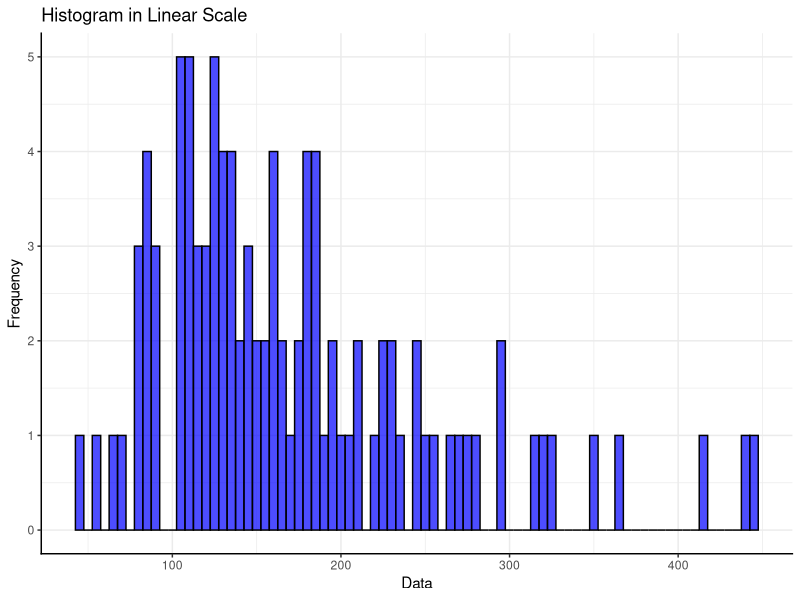
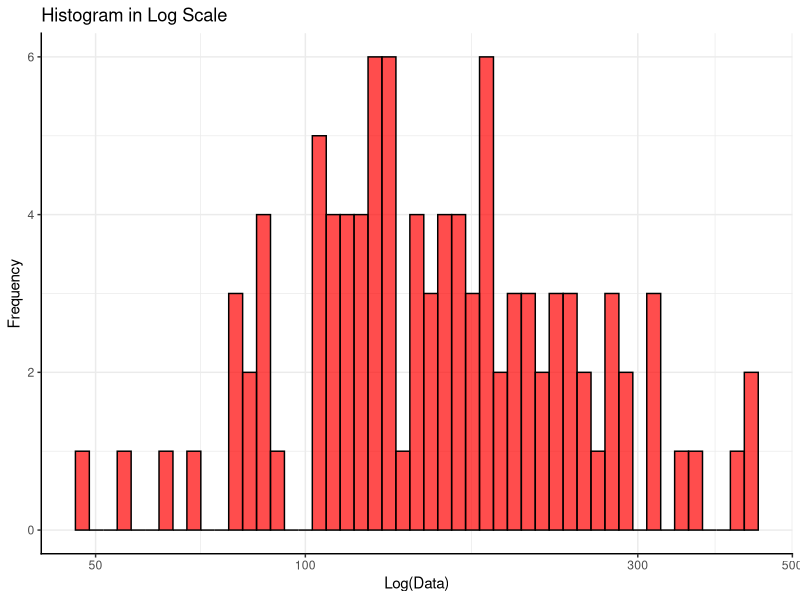
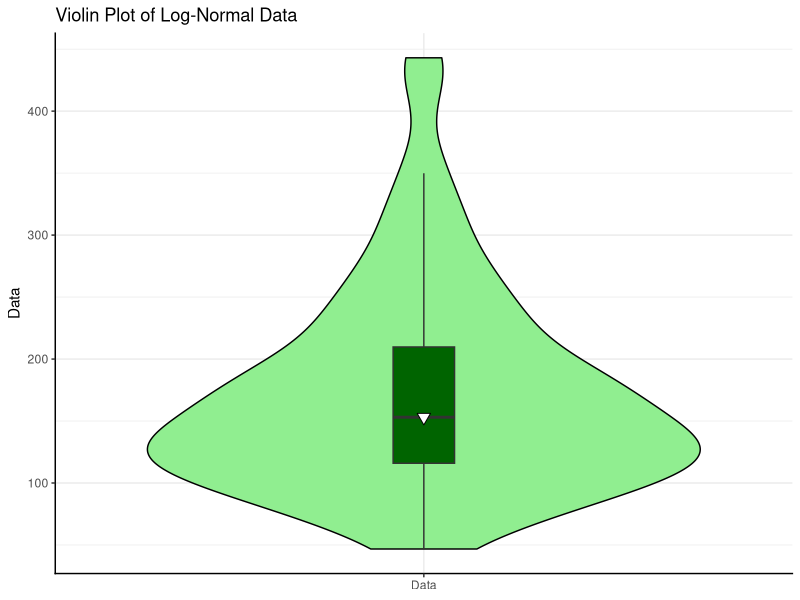

Recreate these plots in R, in order.
## ---- chunk 1
library(ggplot2)
## ---- chunk 2
set.seed(123)
mu = 5
sigma = 0.5

data = rlnorm(100, mu, sigma)

mean = mean(data)
sd = sd(data)
## ---- chunk 3
df = data.frame(data)

ggplot(df, aes(x = data)) +
  geom_histogram(binwidth = 5, fill = "blue", color = "black", alpha = 0.7) +
  labs(x = "Data", y = "Frequency") +
  theme_bw() +
  theme(
    panel.border = element_blank(),
    axis.line = element_line(color = "black", linewidth = 0.5, lineend = "square")
  ) +
  ggtitle("Histogram in Linear Scale")
## ---- chunk 4
ggplot(df, aes(x = data)) +
  geom_histogram(binwidth = 0.02, fill = "red", color = "black", alpha = 0.7) +
  scale_x_log10() +
  theme_bw() +
  theme(
    panel.border = element_blank(),
    axis.line = element_line(color = "black", linewidth = 0.5, lineend = "square")
  ) +
    labs(x = "Log(Data)", y = "Frequency") +
  ggtitle("Histogram in Log Scale")
## ---- chunk 5
ggplot(df, aes(x = "Data", y = data)) +
  geom_violin(fill = "lightgreen", color = "black") +
  geom_boxplot(width = .1, fill = "darkgreen", outlier.colour = NA) +
  stat_summary(fun = median, geom = "point", fill = "white", shape = 25, size = 3) +
  labs(x = NULL, y = "Data") +
  theme_bw() +
  theme(
    panel.border = element_blank(),
    axis.line = element_line(color = "black", linewidth = 0.5, lineend = "square")
  ) +
  ggtitle("Violin Plot of Log-Normal Data")
## ---- chunk 6
cat("mean value = ", mean,"\nstandard deviation = ", sd, "\n")
